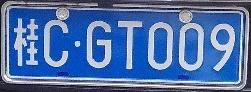
%> input picture licensePlate_recognition/pictures/myplate_2.jpg, 251 x 92 px
$ octave --eval "result = cutPlate(imread('pictures/myplate_2.jpg'));"   (GNU Octave 9; MATLAB toolbox functions it lacks are replaced by stand-ins)
%> lines starting %> are read from the running program, lines starting %| are printed output that depends on the picture; in (x1, y1, x2, y2) boxes, pixels count from 0 and x2, y2 are one past the last pixel; in counts of white or black regions, pixels touching at a corner belong together; the program's own positions count from 1
function out = cutPlate (in)
% cutPlate is a function that return a x by 4 array countaining rectangles
% of each char in the plate.
% It must have a picture of a license plate as an argument.

plate=in;
show = 1;

r = size(plate, 1);
c = size(plate, 2);

%% STEP 1: Processing on the picture
% There we do some basic processing to be able to work on the picture.
plate = rgb2gray(plate); % Grayscale
level=graythresh(plate);
th=im2bw(plate,level); % Binary
if show==1
    figure(1);
    imshow(th);
end

shapes=imfilter(th, fspecial('laplacian', 0.2), 'replicate'); % HP filter
if show == 1
    figure(2);
    imshow(shapes);
end

%% STEP 2: Char searching
% Here we are going to process several filters on the regions we find:
%   - The first one is a filter regarding the size and the proportionnality
%   between height and width (those car are not really sharp to prevent the
%   loss of information).
%   - The second one is a filter regarding the similitude between the size
%   of each region:
%       o We look at the surface of the Bounding Box to count how much are
%       the same
%       o We then take the one that we see the most. The first filter
%       prevent the noise to interfere, since those little regions that can
%       easily be close (in term of surface) to each other are not choosen
%       in this process.

% Region selection
carac = regionprops(shapes, 'BoundingBox', 'Image');
numObj=numel(carac);

% To simplify a bit the writing of the code, we use init as a temporary
% memory. Basicely, it replace carac.BoundingBox:
init = carac(1).BoundingBox;
for k = 2 : numObj
    init = cat(3,init,carac(k).BoundingBox);
end

% Displaying all the regions founded in the picture:
if show == 1
    figure (3);
    imshow(shapes);
    for i=1:numObj
        rectangle('Position', carac(i).BoundingBox, 'EdgeColor', 'r');
    end
end

results=0;
delta = 0.50;
conditionMin = 0.5 - delta;
conditionMax = 0.5 + delta;

for k = 1 : numObj
    % Conditions:
    %   - width/Height < 1 (at least) and:
    %       o > (condition - tolerance)
    %       o < (condition + tolerance)
    %   - Height should not be too small
    %   - Width should not be too small

    if ( init(1,3,k)/init(1,4,k) ) > conditionMin && ...
            ( init(1,3,k)/init(1,4,k) ) < conditionMax && ...
            init(1,3,k) > 0.05*c && init(1,4,k) > 0.05*r
        % For each bounding box that match our conditions we add it's index
        % to the tab result along the 2nd dimension.
        % After this we have to forget about the result(1,1), which is used
        % to initiate the concatenation tab. Maybe it is possible to
        % improve this to have a nicer code.
        % eg: results = [0 3 21 82 160 ...]
        results=cat(2,results,k);
    end
end

numRes = size(results,2);

% Displaying regions that passed the test:
if show == 1
    figure (4);imshow(shapes);
    for i=2:numRes
        rectangle('Position', carac(results(i)).BoundingBox, 'EdgeColor', 'r');
    end
end

% Now that we have those prefiltered results, we will proceed to a
% comparison between those elements about their size. That can allow us to
% found those which have the same size.
% Note: A filter that process on position is also really interesting.


var = 0.5; % We tolerate a percentage of the area to be selected.

% The array that will countain the number of regions that are the same:
sameCarac=zeros(1,numObj);

% We process on 'results' values
for i=2:numRes
    % Calculation of the surface of the preselected region (in 'results'):
    aireMax=init(1,3,results(i))*init(1,4,results(i)) ...
        + var*(init(1,3,results(i))*init(1,4,results(i)));
    aireMin=init(1,3,results(i))*init(1,4,results(i)) ...
        - var*(init(1,3,results(i))*init(1,4,results(i)));

    for j=2:numRes
        if i~=j && ... % check that we don't compare with itself
           init(1,3,results(j))*init(1,4,results(j)) < aireMax &&...
           init(1,3,results(j))*init(1,4,results(j)) > aireMin
            % If the surface is include in the interval, then we add 1 to
            % the number of regions that have the
            sameCarac(1,i)=sameCarac(1,i)+1;
        end
    end
end

% Now we want to get the index of those regions that are the same.
% First we check what is the bigger number:
biggest=sameCarac(1,2); % Used to compare number of regions in the area.

% The first area's charactteristics are loaded already so we can start
% with the other one directly (starting from 3 instead of 2):
for i=3:numRes % For each area after the first one:
    if biggest < sameCarac(1,i) % Checking if the number is bigger.
        biggest = sameCarac(1,i); % If so the number is the new challenger.
    end
end

indexMatch=0;
for i=1:numRes
    if sameCarac(1,i)==biggest
        indexMatch=cat(2, indexMatch, i);
    end
end


numRes2 = size(indexMatch,2);

% Displaying selected chararacters:
if show == 1
    figure(5);
    imshow(shapes);
    for i=2:numRes2
        rectangle('Position',carac(results(indexMatch(i))).BoundingBox,'EdgeColor','r');
    end
end

% Registering selected characters for output.
% Note: Those are regarding the image inputed (the plate).
out=carac(results(indexMatch(2))).BoundingBox;
for i=3:numRes2
    out=cat(1,out, carac(results(indexMatch(i))).BoundingBox);
end
%> in cutPlate, plate is the input picture: size 92x251x3 uint8; mean R, G, B 80.9, 113, 167.1
%> in cutPlate, `plate = rgb2gray(plate);`:
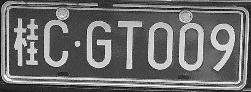
%> plate: size 92x251 uint8; min 1, max 254, mean 109.5
%> in cutPlate, `level=graythresh(plate);`: level = 0.514
%> in cutPlate, `th=im2bw(plate,level);`:
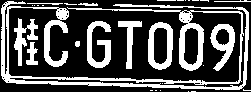
%> th: size 92x251 logical; 31.3% white; 30 white regions (19 under 20 px), largest, box (x1, y1, x2, y2) and area: (1, 1, 249, 90) 4288, (148, 22, 173, 70) 608, (87, 21, 111, 68) 588
%> in cutPlate, `shapes=imfilter(th, fspecial('laplacian', 0.2), 'replicate');`:
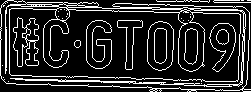
%> shapes: size 92x251 logical; 17.3% white in thin lines or dots
%> in cutPlate, `carac = regionprops(shapes, 'BoundingBox', 'Image');`: carac = 30 regions; largest, box (x1, y1, x2, y2): (0, 0, 251, 92), (147, 21, 174, 71), (209, 23, 236, 72), (13, 17, 39, 67), (117, 20, 143, 70)
%> in cutPlate, `numObj=numel(carac);`: numObj = 30
%> in cutPlate, `init = carac(1).BoundingBox;`: init = [0.5 0.5 251 92]
%> the loop in cutPlate, `for k = 2 : numObj` made 29 passes
%> the loop in cutPlate, `for i=1:numObj` made 30 passes
%> after the loop in cutPlate, `for i=1:numObj`:
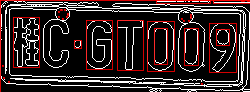
%> figure redrawn from the program's plot data
%> the loop in cutPlate, `for k = 1 : numObj` made 30 passes
%> results on passes 5, 14, 15, 16, 17, 21, 26, 28: [0 5], [0 5 14], [0 5 14 15], [0 5 14 15 16], [0 5 14 15 16 17], [0 5 14 15 16 17 21], [0 5 14 15 16 17 21 26], [0 5 14 15 16 17 21 26 28]
%> in cutPlate, `numRes = size(results,2);`: numRes = 9
%> the loop in cutPlate, `for i=2:numRes` made 8 passes
%> after the loop in cutPlate, `for i=2:numRes`:
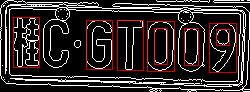
%> figure redrawn from the program's plot data
%> the loop in cutPlate, `for i=2:numRes` made 8 passes
%> (aireMax, aireMin) on passes 1 to 8: (1950, 650), (1911, 637), (1950, 650), (2025, 675), (702, 234), (777, 259), (1984.5, 661.5), (312, 104)
%> after the loop in cutPlate, `for i=2:numRes`: sameCarac = 30 values, max 4 at index 2, min 0 at index 1, mean 0.733
%> in cutPlate, `biggest=sameCarac(1,2);`: biggest = 4
%> the loop in cutPlate, `for i=3:numRes` made 7 passes
%> the loop in cutPlate, `for i=1:numRes` made 9 passes
%> indexMatch on passes 2, 3, 4, 5, 8: [0 2], [0 2 3], [0 2 3 4], [0 2 3 4 5], [0 2 3 4 5 8]
%> in cutPlate, `numRes2 = size(indexMatch,2);`: numRes2 = 6
%> the loop in cutPlate, `for i=2:numRes2` made 5 passes
%> in cutPlate, `out=carac(results(indexMatch(2))).BoundingBox;`: out = [13.5 17.5 26 50]
%> the loop in cutPlate, `for i=3:numRes2` made 4 passes
%> out on passes 1 to 2: [13.5 17.5 26 50; 86.5 20.5 26 49], [13.5 17.5 26 50; 86.5 20.5 26 49; 117.5 20.5 26 50]
%> after the loop in cutPlate, `for i=3:numRes2`: out = [13.5 17.5 26 50; 86.5 20.5 26 49; 117.5 20.5 26 50; 147.5 21.5 27 50; 209.5 23.5 27 49]
%> `result = cutPlate(imread('pictures/myplate_2.jpg'));`:
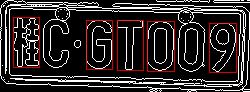
%> figure redrawn from the program's plot data
%> `result = cutPlate(imread('pictures/myplate_2.jpg'));`: result has the same summary as out in cutPlate
